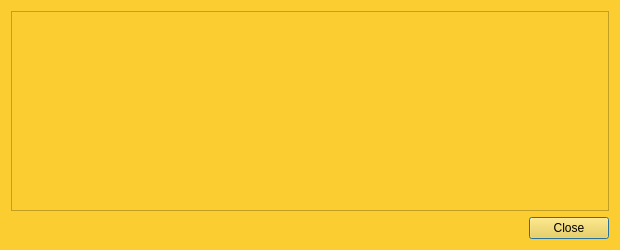
<?xml version="1.0" encoding="UTF-8"?>
<ui version="4.0">
 <class>TransactionDescDialog</class>
 <widget class="QDialog" name="TransactionDescDialog">
  <property name="geometry">
   <rect>
    <x>0</x>
    <y>0</y>
    <width>620</width>
    <height>250</height>
   </rect>
  </property>
  <property name="windowTitle">
   <string>Transaction details</string>
  </property>
  <property name="styleSheet">
   <string notr="true">background-color:#FBCD30;</string>
  </property>
  <layout class="QVBoxLayout" name="verticalLayout">
   <item>
    <widget class="QTextEdit" name="detailText">
     <property name="toolTip">
      <string>This pane shows a detailed description of the transaction</string>
     </property>
     <property name="readOnly">
      <bool>true</bool>
     </property>
    </widget>
   </item>
   <item>
    <widget class="QDialogButtonBox" name="buttonBox">
     <property name="orientation">
      <enum>Qt::Horizontal</enum>
     </property>
     <property name="standardButtons">
      <set>QDialogButtonBox::Close</set>
     </property>
    </widget>
   </item>
  </layout>
 </widget>
 <resources/>
 <connections>
  <connection>
   <sender>buttonBox</sender>
   <signal>accepted()</signal>
   <receiver>TransactionDescDialog</receiver>
   <slot>accept()</slot>
   <hints>
    <hint type="sourcelabel">
     <x>248</x>
     <y>254</y>
    </hint>
    <hint type="destinationlabel">
     <x>157</x>
     <y>274</y>
    </hint>
   </hints>
  </connection>
  <connection>
   <sender>buttonBox</sender>
   <signal>rejected()</signal>
   <receiver>TransactionDescDialog</receiver>
   <slot>reject()</slot>
   <hints>
    <hint type="sourcelabel">
     <x>316</x>
     <y>260</y>
    </hint>
    <hint type="destinationlabel">
     <x>286</x>
     <y>274</y>
    </hint>
   </hints>
  </connection>
 </connections>
</ui>
